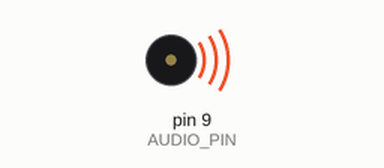
This sketch was run on a simulated Arduino Uno, built with avr-gcc and run on an emulated ATmega328P. Parts: buzzer (waves = sounding).

Above: at 1.5 s.
At 4.5 s:
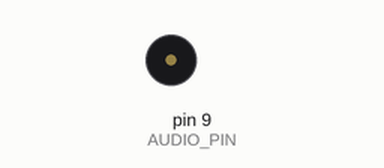
Timing chart, 0 to 7.8 s (numbered marks = the images above):
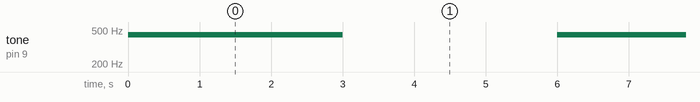

The sketch:

uno_sound_test.ino
```cpp
const int AUDIO_PIN = 9; // Connects to Potentiometer Pin 3

void setup() {
  // No initialization needed for tone()
}

void loop() {
  // Play a simple 440Hz tone (A4) for 500 milliseconds
  tone(AUDIO_PIN, 440);
  delay(3000);

  // Play a 880Hz tone (A5) for 500 milliseconds
  //tone(AUDIO_PIN, 880);
  //delay(3000);

  // Pause for 1 second
  noTone(AUDIO_PIN);
  delay(3000);
}
```

Measured:
- by itself, tone on pin 9 (AUDIO_PIN): alternates 440 Hz for 3.0 s and silent for 3.0 s
